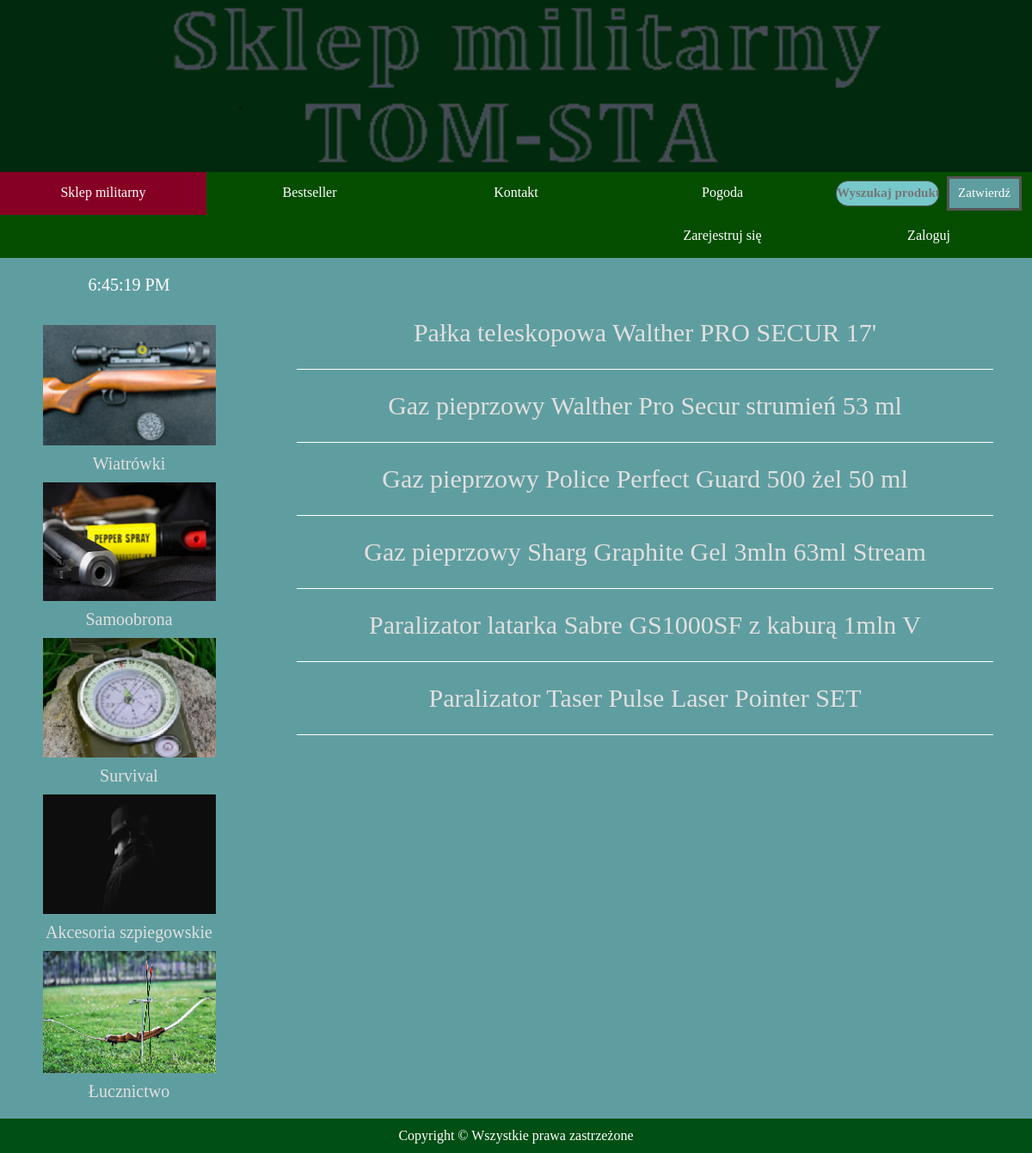
The page /kategoria/2/ on the database its author committed.
### Produkty/models.py (models this page shows, shortened)
class Kategoria(models.Model):
    nazwa = models.CharField(max_length=40)
    zdjecie = models.ImageField(null=True, blank=True, upload_to="imageskat/")
    class Meta:
        verbose_name = "Kategoria"
        verbose_name_plural = "Kategorie"

class Produkty(models.Model):
    nazwa = models.CharField(max_length=100)
    producent = models.ForeignKey(Producent, on_delete=models.CASCADE, null=True)
    kategoria = models.ForeignKey(Kategoria, on_delete=models.CASCADE, blank=True, null=True)
    opis = models.TextField(blank=True)
    cena = models.DecimalField(max_digits=12, decimal_places=2)
    class Meta:
            verbose_name = "Produkt"
            verbose_name_plural = "Produkty"

### Produkty/views.py (the view)
# urls.py: path('kategoria/<id>/', views.kategoria, name='kategoria'),
def kategoria (request, id):        # /kategoria/1 to wyswietla o id=1
    kategoria_user = Kategoria.objects.get(pk=id)
    kategoria_produkt = Produkty.objects.filter(kategoria = kategoria_user)   #wszystkie produkty z wybranej kategorii
    kategorie = Kategoria.objects.all()
    dane = {'kategoria_user' : kategoria_user,
            'kategoria_produkt' : kategoria_produkt,
            'kategorie' : kategorie }
    return render(request, 'kategoria_produkt.html', dane)

### Produkty/templates/kategoria_produkt.html
    {% extends 'szablon.html' %}
      {% block produkt %}
        {% if kategoria_produkt %}
            {% for produkt in kategoria_produkt %}
                <div id="mainwindow">
                    <p><a style="text-decoration: none" href = "/produkt/{{ produkt.id }}/"> {{produkt.nazwa}} </a></p>
                </div>
            {% endfor %}
        {% else %}
            <p>Nie ma takiej kategorii.</p>
        {% endif %}
      {% endblock %}

### Produkty/templates/szablon.html (shortened to what this page needs)
{% load static %}
<!DOCTYPE html>
<html lang="pl">
    <head>
        <link rel="stylesheet" type="text/css" href="{% static 'style.css' %}"/>
    </head>
    <body>
    <div id="wrapper">
        <header>
                <img class="temp" src="{% static 'images/logosklepu.png' %}" height="200px;" alt="My image">
        </header>
            <nav>
                <a class="menu active" href="/">Sklep militarny</a>
                <a class="menu" href="/galeria">Bestseller</a>
                <a class="menu" href="/kontakt">Kontakt</a>
                <a class="menu" href="/pogoda">Pogoda</a>
                <a class="menu">
                    <form action="/search">
                        <input name="q" type="text" autocomplete="off" title="Do wyszukania podaj co namniej jedną literę bądź cyfrę" required="required" size="11" placeholder="Wyszukaj produkt" />
                        <button class="button" type=submit" >Zatwierdź</button>
                     </form>
                </a>
                {% if user.is_authenticated %}
                <a></a><a></a><a></a><a></a>
                <a class="menu" href="JavaScript:{document.getElementById('logout').submit()}">Wyloguj</a>
                {% else %}
                <a></a><a></a><a></a>
                <a class="menu" href="{% url 'signup_page' %}">Zarejestruj się</a>
                <a class="menu" href="{% url 'login_page' %}">Zaloguj</a>
                {% endif %}
            </nav>
            <section>
                <div id ="navig" >
                    <div id="czas"></div>
                    {% for kat in kategorie %}
                        {% if kat.zdjecie %}
                             <a class="mainphoto" href="/kategoria/{{kat.id}}"><img src="{{ MEDIA_URL }}{{ kat.zdjecie.url }}" alt="img"></a>
                        {% endif %}
                        <p><a class="kat" href="/kategoria/{{kat.id}}">{{ kat.nazwa }} </a> </p>
                    {% endfor %}
                </div>
                <div id ="searchwindow">
                    {% block produkt %}
                    {% endblock produkt %}
                </div>
            </section>
        <footer>Copyright © Wszystkie prawa zastrzeżone</footer>
    </div>
    </body>
</html>

### Produkty/templates/static/style.css (style rules this page uses)
* { margin: 0; padding: 0; font-family: "Times New Roman", Times, serif; box-sizing: border-box; }
html { background-color: #01290d; }
body { background-color: #01290d; }
#wrapper { max-width: 1200px; height: 100%; margin: 0 auto 0 auto; background-color: white; }
#navig { margin: 0px; padding: 20px; width: 25%; float: left; background-color: cadetblue; }
#czas { text-align: center; color: white; margin-bottom: 25px; font-size: 20px; }
#navig p { text-align: center; font-size: 20px; }
#searchwindow { padding: 45px; width: 75%; float: left; background-color: cadetblue; }
#mainwindow { margin: 0 auto 0 auto; padding: 25px; display: block; width: 100%; font-size: 30px; height: 100%; border-bottom: 1px solid white; text-align: center; float: left; }
section::after { content: ""; clear: both; display: table; }
section { background-color: cadetblue; }
header img { width: 100%; display: block; }
nav { overflow: hidden; background-color: rgb(5, 78, 0); }
nav a { display: block; width: 20%; float: left; color: white; height: 50px; text-align: center; text-decoration: none; background-color: rgb(5, 78, 0); line-height: 3; transition: all 0.5s ease; }
section a { text-decoration: none; color: #e2dfdf; }
nav form { background-color: rgb(5, 78, 0); line-height: 3; }
.active { background-color: rgb(134, 0, 36); }
footer { width: 100%; height: 40px; background-color: rgb(0, 79, 20); color: white; line-height: 40px; text-align: center; }
.mainphoto img { padding: 10px; width: 85%; display: block; margin-left: auto; margin-right: auto; }
.button { background-color: cadetblue; color: white; padding: 4px 10px; text-align: center; margin-left: 5px; text-decoration: none; display: inline-block; font-size: 15px; cursor: pointer; border: 3px solid #555; height: 40px; }
input[type=text] { background-color: #77c8ca; color: black; font-weight: bolder; border: 1px solid #555; font-size: 15px; height: 30px; border-radius: 14px; }

### rows shown on the page
Kategoria: zdjecie (picture), nazwa "Wiatrówki"
Kategoria: zdjecie (picture), nazwa "Samoobrona"
Kategoria: zdjecie (picture), nazwa "Survival"
Kategoria: zdjecie (picture), nazwa "Akcesoria szpiegowskie"
Kategoria: zdjecie (picture), nazwa "Łucznictwo"
Produkty: nazwa "Pałka teleskopowa Walther PRO SECUR 17'"
Produkty: nazwa "Gaz pieprzowy Walther Pro Secur strumień 53 ml"
Produkty: nazwa "Gaz pieprzowy Police Perfect Guard 500 żel 50 ml"
Produkty: nazwa "Gaz pieprzowy Sharg Graphite Gel 3mln 63ml Stream"
Produkty: nazwa "Paralizator latarka Sabre GS1000SF z kaburą 1mln V"
Produkty: nazwa "Paralizator Taser Pulse Laser Pointer SET"
